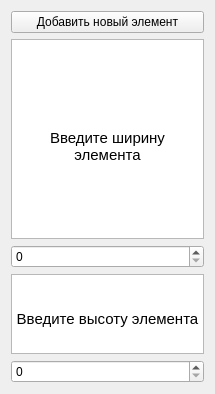
<?xml version="1.0" encoding="UTF-8"?>
<ui version="4.0">
 <class>SlideWidget</class>
 <widget class="QWidget" name="SlideWidget">
  <property name="geometry">
   <rect>
    <x>0</x>
    <y>0</y>
    <width>215</width>
    <height>394</height>
   </rect>
  </property>
  <property name="windowTitle">
   <string>Form</string>
  </property>
  <layout class="QGridLayout" name="gridLayout">
   <item row="0" column="0">
    <widget class="QPushButton" name="pushButton1">
     <property name="text">
      <string>Добавить новый элемент</string>
     </property>
    </widget>
   </item>
   <item row="5" column="0">
    <widget class="QSpinBox" name="spinBox_2"/>
   </item>
   <item row="1" column="0">
    <widget class="QTextBrowser" name="textBrowser">
     <property name="enabled">
      <bool>true</bool>
     </property>
     <property name="sizePolicy">
      <sizepolicy hsizetype="Minimum" vsizetype="Minimum">
       <horstretch>100</horstretch>
       <verstretch>100</verstretch>
      </sizepolicy>
     </property>
     <property name="minimumSize">
      <size>
       <width>100</width>
       <height>200</height>
      </size>
     </property>
     <property name="toolTip">
      <string>&lt;html&gt;&lt;head/&gt;&lt;body&gt;&lt;p&gt;&lt;br/&gt;&lt;/p&gt;&lt;/body&gt;&lt;/html&gt;</string>
     </property>
     <property name="toolTipDuration">
      <number>-2</number>
     </property>
     <property name="html">
      <string>&lt;!DOCTYPE HTML PUBLIC &quot;-//W3C//DTD HTML 4.0//EN&quot; &quot;http://www.w3.org/TR/REC-html40/strict.dtd&quot;&gt;
&lt;html&gt;&lt;head&gt;&lt;meta name=&quot;qrichtext&quot; content=&quot;1&quot; /&gt;&lt;style type=&quot;text/css&quot;&gt;
p, li { white-space: pre-wrap; }
&lt;/style&gt;&lt;/head&gt;&lt;body style=&quot; font-family:'MS Shell Dlg 2'; font-size:8.25pt; font-weight:400; font-style:normal;&quot;&gt;
&lt;p align=&quot;center&quot; style=&quot;-qt-paragraph-type:empty; margin-top:0px; margin-bottom:0px; margin-left:0px; margin-right:0px; -qt-block-indent:0; text-indent:0px;&quot;&gt;&lt;br /&gt;&lt;/p&gt;
&lt;p align=&quot;center&quot; style=&quot;-qt-paragraph-type:empty; margin-top:0px; margin-bottom:0px; margin-left:0px; margin-right:0px; -qt-block-indent:0; text-indent:0px; font-size:11pt;&quot;&gt;&lt;br /&gt;&lt;/p&gt;
&lt;p align=&quot;center&quot; style=&quot;-qt-paragraph-type:empty; margin-top:0px; margin-bottom:0px; margin-left:0px; margin-right:0px; -qt-block-indent:0; text-indent:0px; font-size:11pt;&quot;&gt;&lt;br /&gt;&lt;/p&gt;
&lt;p align=&quot;center&quot; style=&quot;-qt-paragraph-type:empty; margin-top:0px; margin-bottom:0px; margin-left:0px; margin-right:0px; -qt-block-indent:0; text-indent:0px; font-size:11pt;&quot;&gt;&lt;br /&gt;&lt;/p&gt;
&lt;p align=&quot;center&quot; style=&quot;-qt-paragraph-type:empty; margin-top:0px; margin-bottom:0px; margin-left:0px; margin-right:0px; -qt-block-indent:0; text-indent:0px; font-size:11pt;&quot;&gt;&lt;br /&gt;&lt;/p&gt;
&lt;p align=&quot;center&quot; style=&quot; margin-top:0px; margin-bottom:0px; margin-left:0px; margin-right:0px; -qt-block-indent:0; text-indent:0px;&quot;&gt;&lt;span style=&quot; font-size:11pt;&quot;&gt;Введите ширину элемента&lt;/span&gt;&lt;/p&gt;
&lt;p align=&quot;center&quot; style=&quot;-qt-paragraph-type:empty; margin-top:0px; margin-bottom:0px; margin-left:0px; margin-right:0px; -qt-block-indent:0; text-indent:0px; font-size:11pt;&quot;&gt;&lt;br /&gt;&lt;/p&gt;&lt;/body&gt;&lt;/html&gt;</string>
     </property>
    </widget>
   </item>
   <item row="4" column="0">
    <widget class="QTextBrowser" name="textBrowser_2">
     <property name="html">
      <string>&lt;!DOCTYPE HTML PUBLIC &quot;-//W3C//DTD HTML 4.0//EN&quot; &quot;http://www.w3.org/TR/REC-html40/strict.dtd&quot;&gt;
&lt;html&gt;&lt;head&gt;&lt;meta name=&quot;qrichtext&quot; content=&quot;1&quot; /&gt;&lt;style type=&quot;text/css&quot;&gt;
p, li { white-space: pre-wrap; }
&lt;/style&gt;&lt;/head&gt;&lt;body style=&quot; font-family:'MS Shell Dlg 2'; font-size:8.25pt; font-weight:400; font-style:normal;&quot;&gt;
&lt;p align=&quot;center&quot; style=&quot;-qt-paragraph-type:empty; margin-top:0px; margin-bottom:0px; margin-left:0px; margin-right:0px; -qt-block-indent:0; text-indent:0px;&quot;&gt;&lt;br /&gt;&lt;/p&gt;
&lt;p align=&quot;center&quot; style=&quot;-qt-paragraph-type:empty; margin-top:0px; margin-bottom:0px; margin-left:0px; margin-right:0px; -qt-block-indent:0; text-indent:0px; font-size:11pt;&quot;&gt;&lt;br /&gt;&lt;/p&gt;
&lt;p align=&quot;center&quot; style=&quot; margin-top:0px; margin-bottom:0px; margin-left:0px; margin-right:0px; -qt-block-indent:0; text-indent:0px;&quot;&gt;&lt;span style=&quot; font-size:11pt;&quot;&gt;Введите высоту элемента&lt;/span&gt;&lt;/p&gt;&lt;/body&gt;&lt;/html&gt;</string>
     </property>
    </widget>
   </item>
   <item row="3" column="0">
    <widget class="QSpinBox" name="spinBox"/>
   </item>
  </layout>
 </widget>
 <resources/>
 <connections/>
</ui>
